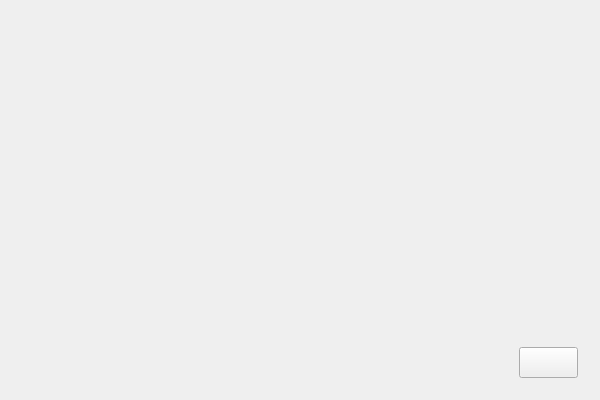
<?xml version="1.0" encoding="UTF-8"?>
<ui version="4.0">
 <class>HistoryWidgetClass</class>
 <widget class="QWidget" name="HistoryWidgetClass">
  <property name="geometry">
   <rect>
    <x>0</x>
    <y>0</y>
    <width>600</width>
    <height>400</height>
   </rect>
  </property>
  <property name="font">
   <font>
    <pointsize>14</pointsize>
   </font>
  </property>
  <property name="mouseTracking">
   <bool>false</bool>
  </property>
  <property name="windowTitle">
   <string>HistoryWidget</string>
  </property>
  <layout class="QVBoxLayout" name="verticalLayout">
   <item>
    <widget class="QStackedWidget" name="stackedWidget">
     <property name="currentIndex">
      <number>1</number>
     </property>
     <widget class="QWidget" name="page">
      <layout class="QGridLayout" name="gridLayout">
       <item row="0" column="0" colspan="2">
        <widget class="QListWidget" name="listExpression">
         <property name="mouseTracking">
          <bool>true</bool>
         </property>
         <property name="styleSheet">
          <string notr="true">QListWidget {
    background: transparent;
    border: none;
}</string>
         </property>
        </widget>
       </item>
       <item row="1" column="0">
        <spacer name="horizontalSpacer_2">
         <property name="orientation">
          <enum>Qt::Horizontal</enum>
         </property>
         <property name="sizeHint" stdset="0">
          <size>
           <width>498</width>
           <height>20</height>
          </size>
         </property>
        </spacer>
       </item>
       <item row="1" column="1">
        <widget class="QPushButton" name="buttonClearExpression">
         <property name="styleSheet">
          <string notr="true">QPushButton { image: url(:/icons/rubbish.svg); }</string>
         </property>
         <property name="text">
          <string/>
         </property>
        </widget>
       </item>
      </layout>
     </widget>
     <widget class="QWidget" name="page_2">
      <layout class="QGridLayout" name="gridLayout_2">
       <item row="1" column="0">
        <spacer name="horizontalSpacer_3">
         <property name="orientation">
          <enum>Qt::Horizontal</enum>
         </property>
         <property name="sizeHint" stdset="0">
          <size>
           <width>498</width>
           <height>20</height>
          </size>
         </property>
        </spacer>
       </item>
       <item row="1" column="1">
        <widget class="QPushButton" name="buttonClearMemory">
         <property name="styleSheet">
          <string notr="true">QPushButton { image: url(:/icons/rubbish.svg); }</string>
         </property>
         <property name="text">
          <string/>
         </property>
        </widget>
       </item>
       <item row="0" column="0" colspan="2">
        <widget class="QListWidget" name="listMemory">
         <property name="mouseTracking">
          <bool>true</bool>
         </property>
         <property name="styleSheet">
          <string notr="true">QListWidget {
    background: transparent;
    border: none;
}</string>
         </property>
        </widget>
       </item>
      </layout>
     </widget>
    </widget>
   </item>
  </layout>
 </widget>
 <layoutdefault spacing="6" margin="11"/>
 <resources>
  <include location="mainwindow.qrc"/>
 </resources>
 <connections/>
</ui>
